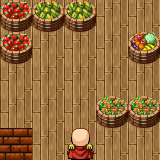

Tiled map render using the project's own tile images. Description and the map definition, with tile-layer contents summarised, below:
An orthogonal 5x5 tile map with 32x32 px tiles, 3 tile layers (background, structures, player), 4 tilesets and 1 object (1).

<map version="1.0" orientation="orthogonal" renderorder="right-down" width="5" height="5" tilewidth="32" tileheight="32" nextobjectid="2">
 <tileset firstgid="1" name="tiles" tilewidth="32" tileheight="32" tilecount="48">
  <image source="tiles.png" width="256" height="192" />
 </tileset>
 <tileset firstgid="49" name="base_out_atlas" tilewidth="32" tileheight="32" tilecount="1024">
  <image source="base_out_atlas.png" width="1024" height="1024" />
 </tileset>
 <tileset firstgid="1073" name="player" tilewidth="32" tileheight="32" tilecount="12">
  <image source="player.png" width="96" height="128" />
 </tileset>
 <tileset firstgid="1085" name="interior" tilewidth="32" tileheight="32" tilecount="256">
  <image source="interior.png" width="512" height="512" />
 </tileset>
 <layer name="background" width="5" height="5">
  <data>[25 cells, 25 non-empty, 2 distinct tile ids]</data>
 </layer>
 <layer name="structures" width="5" height="5">
  <data>[25 cells, 7 non-empty, 4 distinct tile ids]</data>
 </layer>
 <layer name="player" width="5" height="5">
  <data>[25 cells, 1 non-empty, 1 distinct tile ids]</data>
 </layer>
 <objectgroup name="gate">
  <object id="1" name="map.tmx" type="1" x="0" y="128" width="32" height="32" />
 </objectgroup>
</map>
